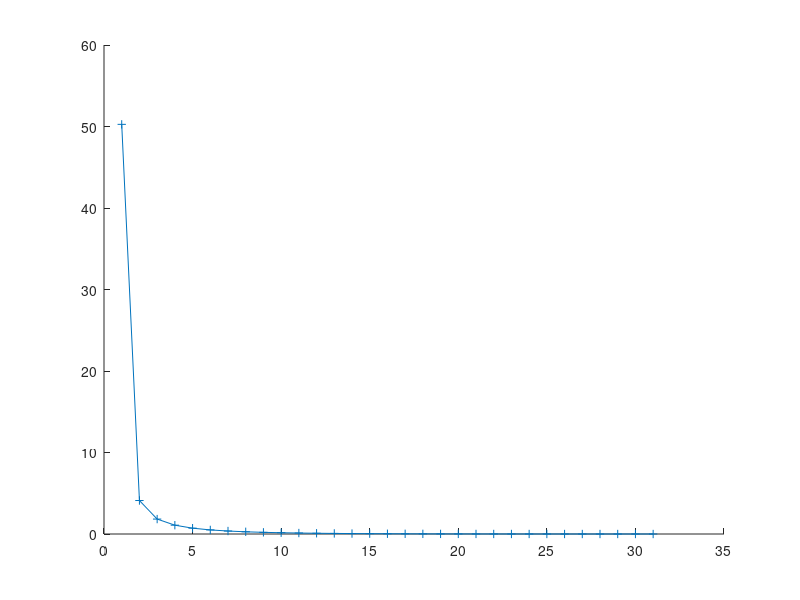

MATLAB code to generate this figure:

N=60; %粒子数
q=30;%能量子数
Nlevel=q+1; %能级数

AllDis=zeros(50,Nlevel); %每一行就是一种独一无二的粒子数分布(Distribution)
Dis=zeros(1,Nlevel); Dis(1)=N;%当前的粒子数分布, 初始化是所有粒子集中在能级0.
levels=0:Nlevel-1;
Ndone=0; %已完成的分布个数
p=1; %等待减少的格子(能级)的序号(指针pointer).
while 1 %循环1开始
    if p<1
        break; %如果指针指到零, 左移直到非零. 
    elseif Dis(p)==0
        while p>0 && Dis(p)==0
            p=p-1; 
        end
        if p<1, break; end
    end

    Dis(p)=Dis(p)-1; Dis(p+1:end)=0; %指针处减小1, 后面的格子全部清零
    Nleft=N-sum(Dis(1:p)); %所剩粒子数
    if Nleft>1 %如果粒子数大于1, 把剩下的粒子放在右边一格, 同时移动指针到该格. 
        p=p+1; Dis(p)=Nleft;
    else %如果粒子还剩1, 把剩下的一个粒子正确放置, 指针从正确放置左移两位(如果指针非法, 跳出循环1), 储存分布, 重新开始循环1.
        Eleft=q-Dis*levels'; %计算剩下的能量(效率低)
        Dis(Eleft+1)=1; AllDis(Ndone+1,:)=Dis; Ndone=Ndone+1; p=Eleft-1;
        continue;
    end

    E=Dis*levels'; %计算当前分布的能量(效率低)
    if E<q %如果能量结果是小于
        if Dis(p)>2, continue; %如果最后一位大于2, 重新开始循环2.
        elseif Dis(p)==2 %如果最后一位等于2, 生成若干”1,1组合”.
            Dis(p)=0;
            temp=p+q-E; %第2个1的格子数
            for pair11=1:floor((q-E)/2) %共有ceil((q-E)/2)个11组合
                AllDis(Ndone+1,:)=Dis; AllDis(Ndone+1,[p,temp])=1;
                Ndone=Ndone+1; p=p+1; temp=temp-1;
            end
            if mod(q-E+1,2)==1 %最后一个11对是2.
                AllDis(Ndone+1,:)=Dis;
                AllDis(Ndone+1,p)=2; Ndone=Ndone+1; p=p-2; continue;
            else %最后一个11对是11.
                AllDis(Ndone+1,:)=Dis; AllDis(Ndone+1,[p, temp])=1; Ndone=Ndone+1;
                p=p-1; continue; %跳出循环2, 重新开始循环1
            end
        end

    elseif E>q
        p=p-2; if p<0, break; end %跳出循环1
    else %E=q
        p=p-2; AllDis(Ndone+1,:)=Dis; Ndone=Ndone+1; if p<0, break; end %跳出循环1
    end
end

%if Ndone>50, warning('AllDis too small'); end
AllDis=AllDis(1:Ndone,:);
hold on; plot(mean(AllDis),'+-');
